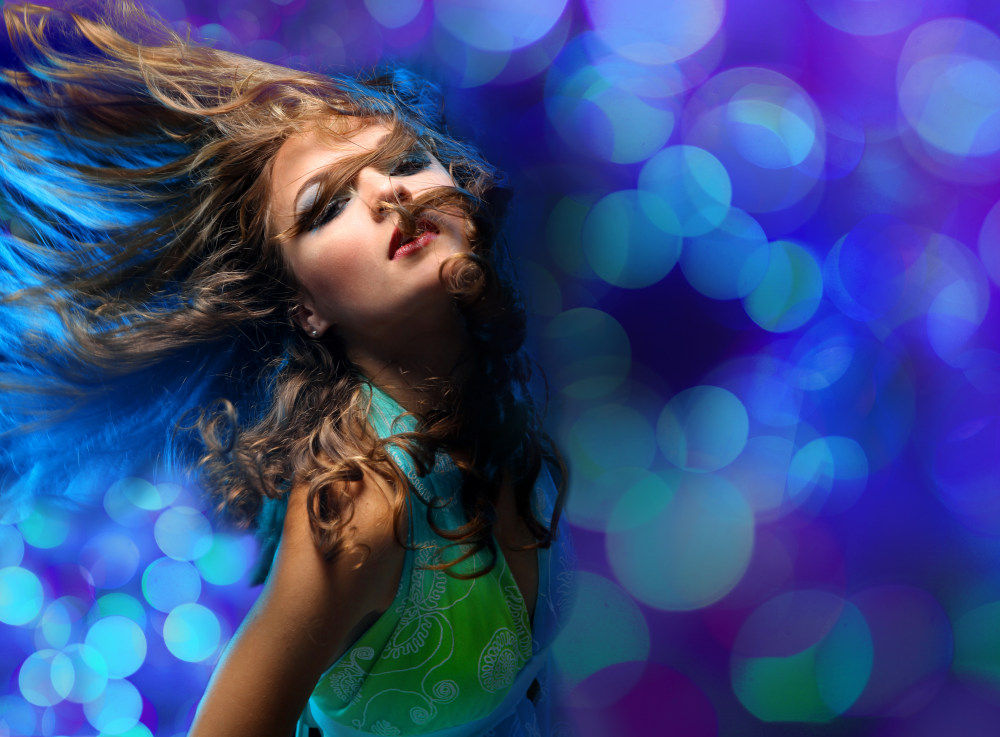
#> input picture upload/tmp/1148919/1148919.png, 1000 x 737 px
$ python -i upload.py   (imports and definitions only)   (Python 2 division)   (older library calls are emulated)
#> lines starting #> are read from the running program, lines starting #| are printed output that depends on the picture
# -*- coding: utf-8 -*-
"""
@Time: 2021/2/8 15:25
@Auth: money
@File: upload.py
"""
import os
import shutil
import time
import datetime
import hashlib
import requests

import redis
import cv2
# import pyheif # heic转jpg pip install pyheif
from PIL import Image

from utils.upload_img.config import VIDEO_CHUNK_SIZE


class UploadImage(object):
    """
    图片上传
    """

    # [37 lines left out: function uploadImage, not called in this run]

    @staticmethod
    def imgEqualScale(imgList):
        """
        图片等比例缩放
        :imgList: 待缩放图片对象列表，例如：{url: , width: , height: }
        """

        imgURLList = []
        for img in imgList:
            url = img["url"]
            rootPath = os.getcwd()
            imgAbsPath = os.path.join(rootPath, "statics", "files", url)
            imgExt = imgAbsPath.split(".")[-1]

            date = datetime.datetime.now()
            year, month, day = str(date.year), str(date.month), str(date.day)
            uuid = hashlib.md5(str(time.time()).encode("utf-8")).hexdigest()
            imgAbsDir = os.path.join(rootPath, "statics", "files", year, month, day)
            if not os.path.exists(imgAbsDir):
                os.makedirs(imgAbsDir)

            #  # 等比例缩放原图
            im = Image.open(imgAbsPath)
            imgPath = os.path.join(imgAbsDir, uuid + "{}".format(imgExt))
            tplWidth, tplHeight = img.get("width"), img.get("height")
            originWidth, originHeight = im.size
            scaleX = tplWidth / originWidth
            scaleY = tplHeight / originHeight
            if scaleX > scaleY:
                originHeightTmp = int(scaleX * originHeight)
                out = im.resize((tplWidth, originHeightTmp), Image.ANTIALIAS)
                cropped = out.crop((0, int((originHeightTmp - tplHeight) / 2), tplWidth,
                                    tplHeight + int((originHeightTmp - tplHeight) / 2)))
                cropped.save(imgPath)
            elif scaleX < scaleY:

                originWidthTmp = int(scaleY * originWidth)
                out = im.resize((originWidthTmp, tplHeight), Image.ANTIALIAS)
                cropped = out.crop((int((originWidthTmp - tplWidth) / 2), 0,
                                    tplWidth + int((originWidthTmp - tplWidth) / 2), tplHeight))
                cropped.save(imgPath)
            else:
                out = im.resize((tplWidth, tplHeight), Image.ANTIALIAS)
                out = out.convert("RGB")
                out.save(imgPath)
            imgURLList.append(os.path.join("/", year, month, day, uuid + "{}".format(imgExt)))
        return imgURLList

    # [18 lines left out: function imgDownLoadAndUpload, not called in this run]


class UploadVideo(object):
    """
    视频分片上传
    """

    def __init__(self):
        self.conn = redis.Redis(decode_responses=True, password="gli123456")
        # self.conn = redis.Redis(host="127.0.0.1", port=6379, decode_responses=True)

    # [79 lines left out: functions videoChunkInit, videoChunkUpload, videoChunkMerge, videoFrame, not called in this run]


class UploadMusic(object):
    """
    音乐上传
    """

    # [12 lines left out: function upload, not called in this run]


# [3 lines not run here, left out]

>>> import cv2
>>> picture = cv2.imread('../../upload/tmp/1148919/1148919.png', cv2.IMREAD_GRAYSCALE)
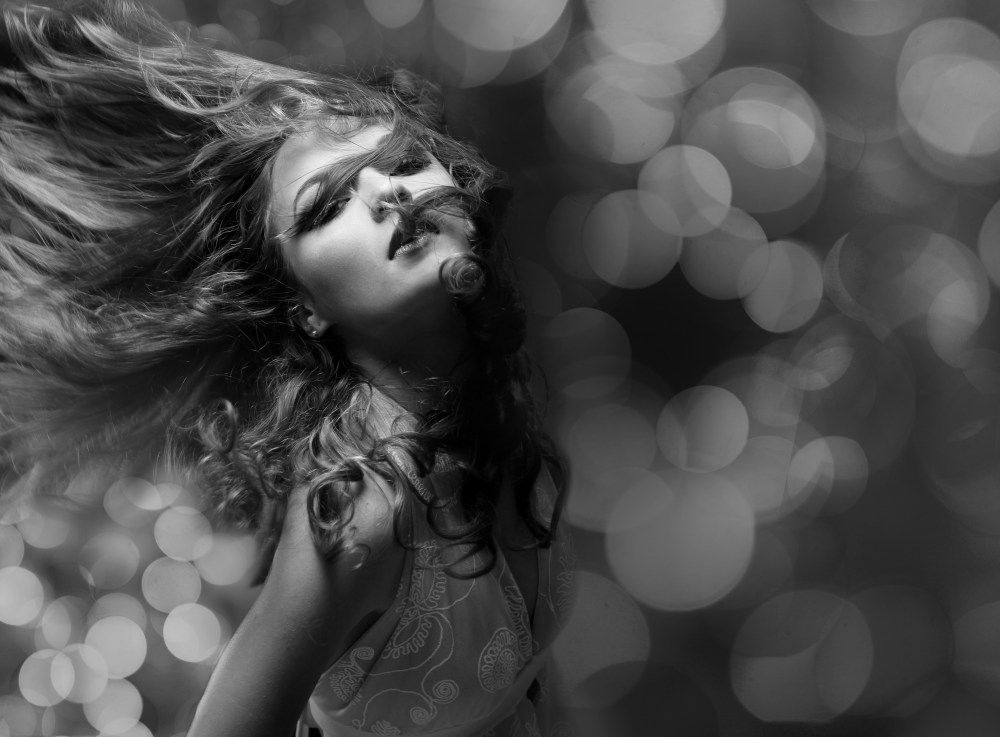
#> picture: shape (737, 1000); min 0, max 251, mean 74.4
#> (the run stopped early here; a loop or call above may not have finished)
